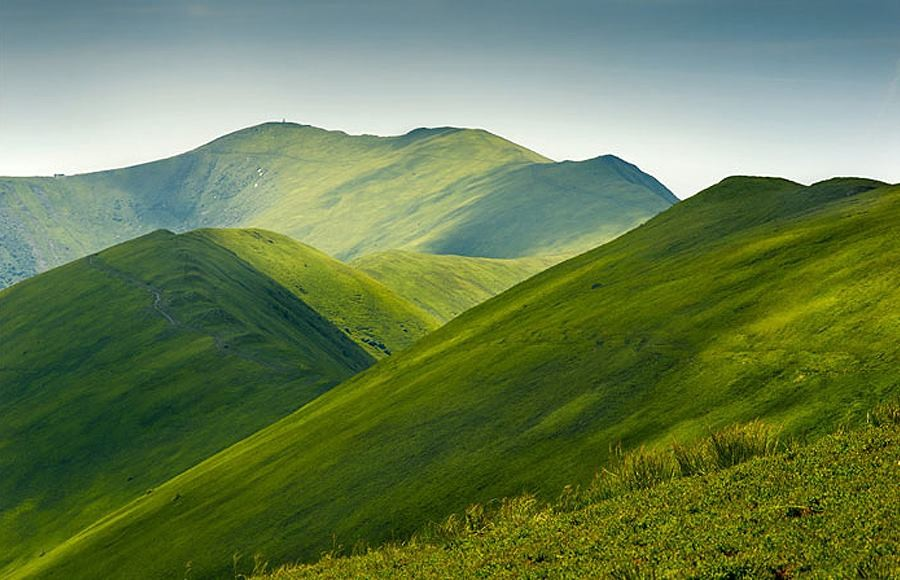
#> input picture images/mountains.jpg, 900 x 580 px
$ python GrayLevelTransformation.py
#> lines starting #> are read from the running program, lines starting #| are printed output that depends on the picture
from PIL import Image
from pylab import *

im = array(Image.open('images/mountains.jpg').convert('L'))
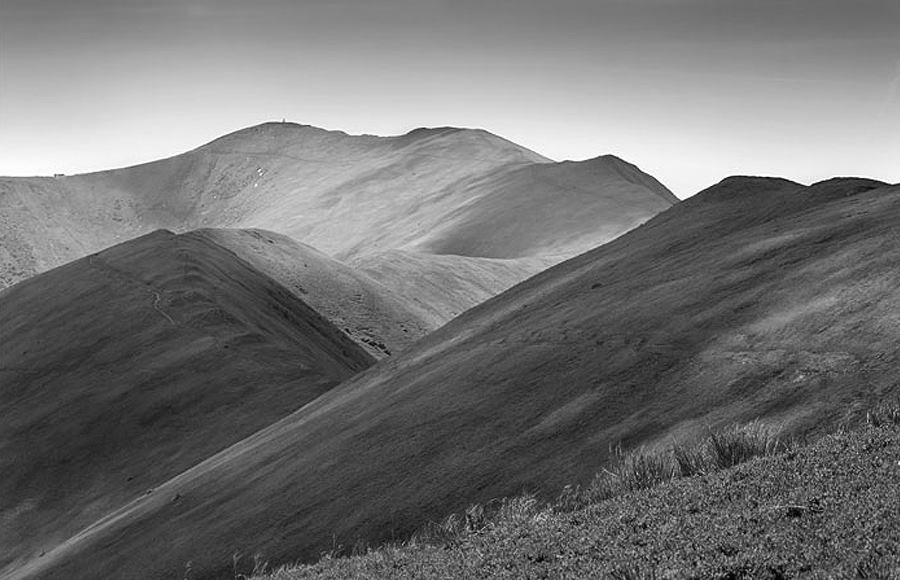
#> im: shape (580, 900); min 1, max 255, mean 114.3
gray()
im2 = 255 - im  # negative image
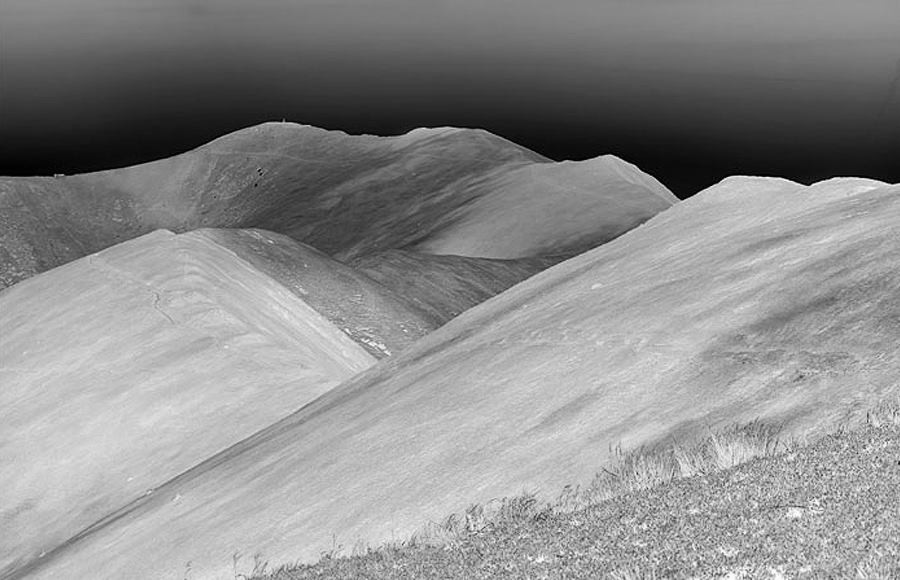
#> im2: shape (580, 900); min 0, max 254, mean 140.7
im3 = (100.0 / 255) * im + 100  # Clamp to interval 100 ... 200
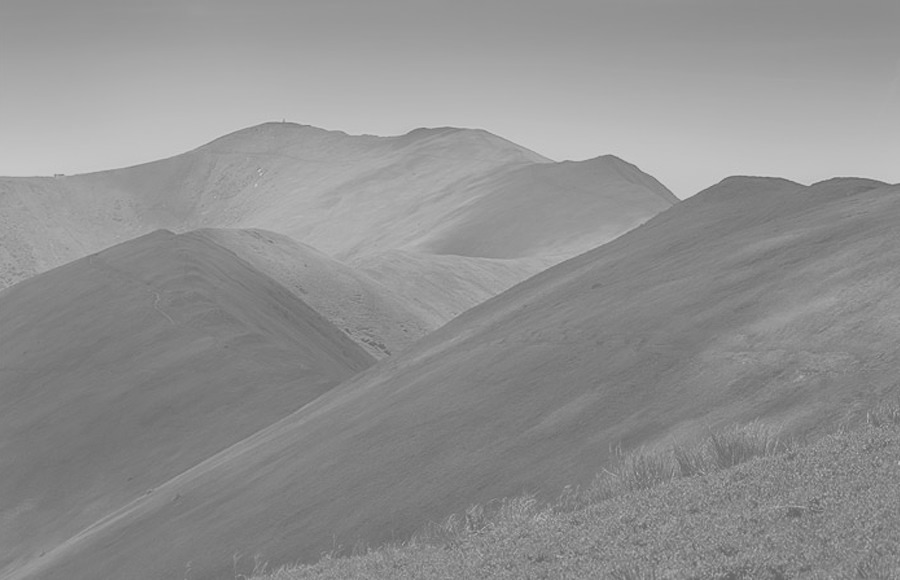
#> im3: shape (580, 900) float64; min 100.4, max 200, mean 144.8
im4 = 255.0 * (im / 255.0) ** 2
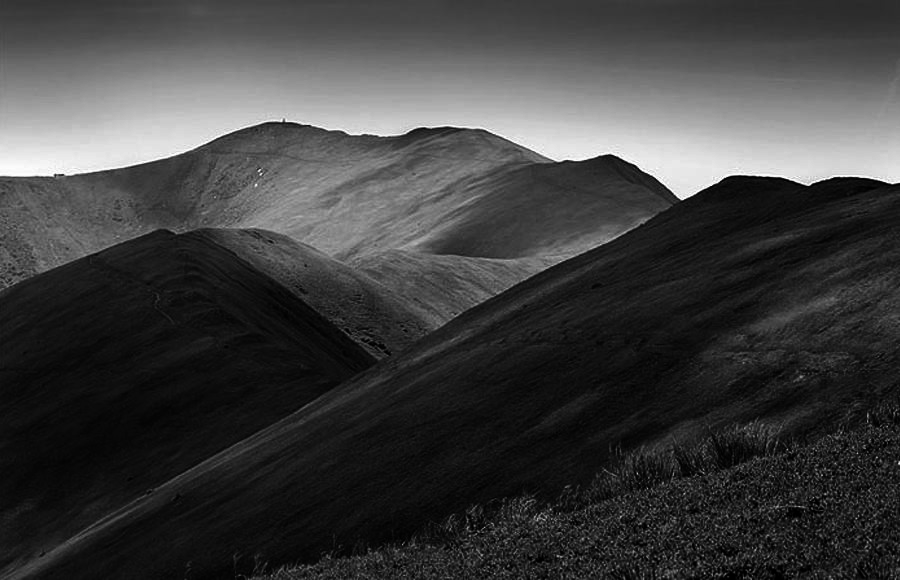
#> im4: shape (580, 900) float64; min 0.00392, max 255, mean 63

imshow(im4)

show();

$ run again, with images/river.jpg copied over images/mountains.jpg
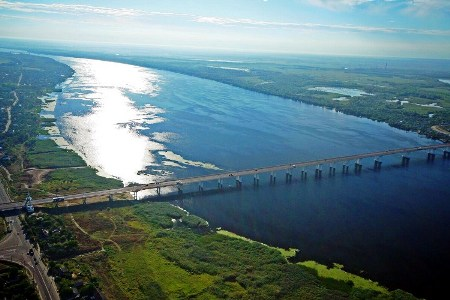
#> input picture images/river.jpg, 450 x 300 px
#> `im3 = (100.0 / 255) * im + 100`:
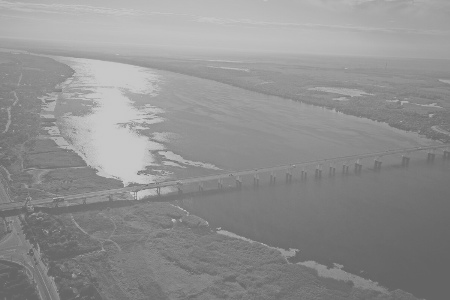
#> im3: shape (300, 450) float64; min 100, max 200, mean 144.6
#> `im4 = 255.0 * (im / 255.0) ** 2`:
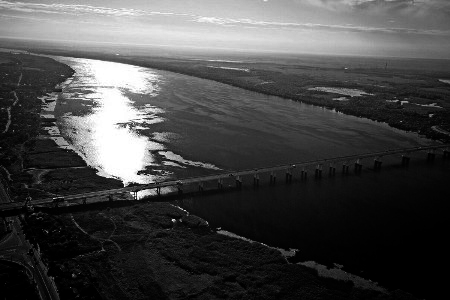
#> im4: shape (300, 450) float64; min 0, max 255, mean 71
